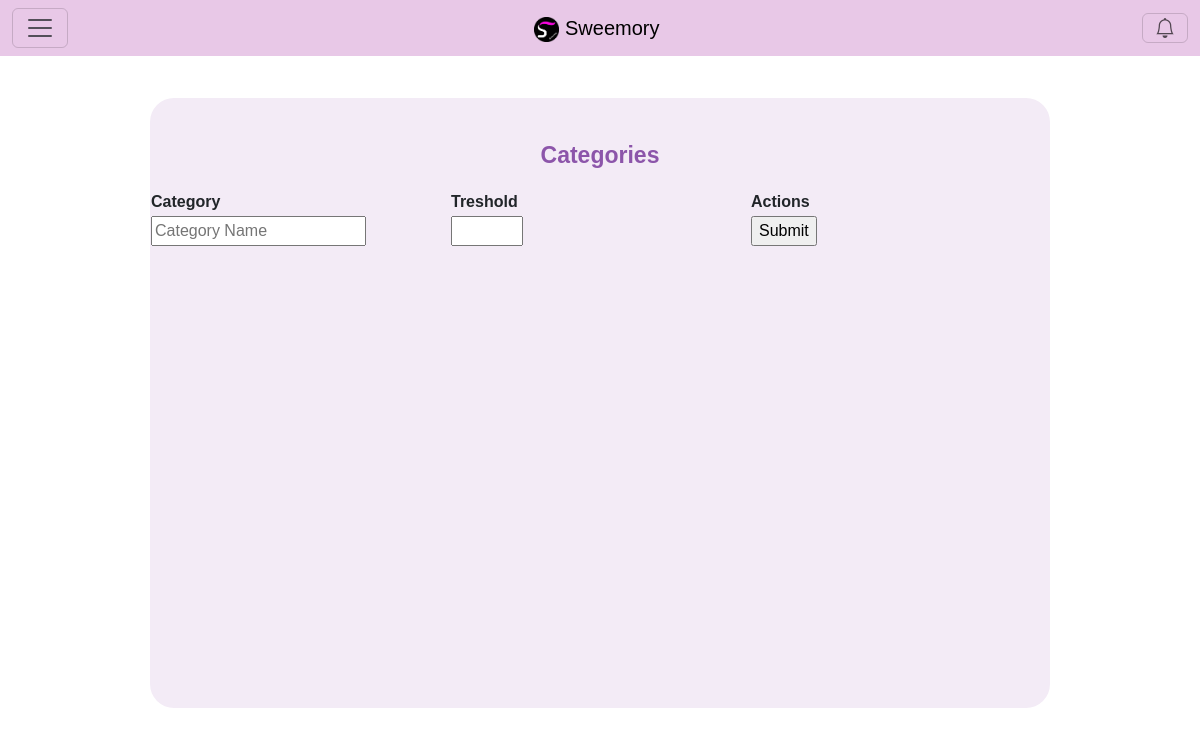
Before: /Treshold/index (signed in) with the older database file.
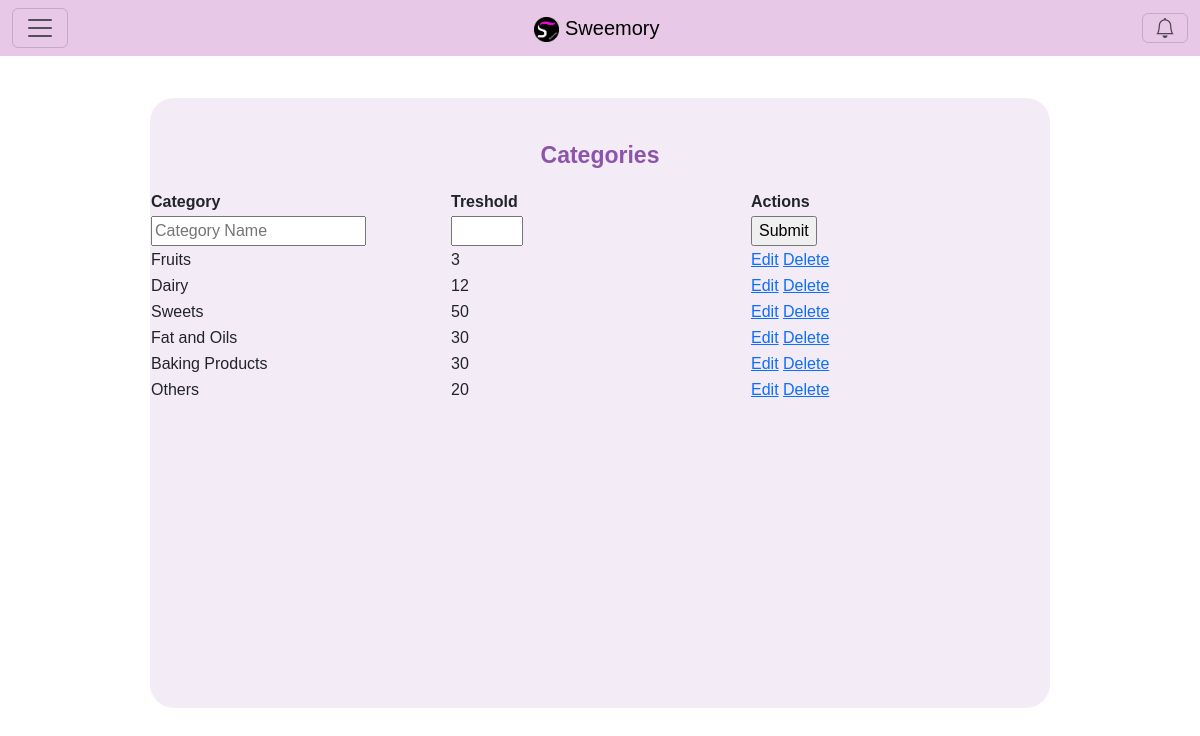
After: the same page with the newer database file.
### tables this page shows
CREATE TABLE `treshold` (
  `treshold_id` int(11) NOT NULL,
  `treshold_category` varchar(25) NOT NULL,
  `treshold_days` int(11) NOT NULL,
  `timestamp` timestamp NOT NULL DEFAULT current_timestamp()
);

### app/core/Controller.php (called while the page is built, shortened)
<?php
class Controller
{
    function view($name, $data = [])
    {
        include('app/views/' . $name . '.php');
    }
}

### app/core/App.php (called while the page is built, shortened)
<?php
class App
{
    public function __construct()
    {
        $request = $this->parseUrl($_GET['url'] ?? '');
        $method = 'index';
        if (file_exists('app/controllers/' . $request[0] . '.php'))
        {
            unset($request[0]);
        }
        $controller = new $controller;
        if (isset($request[1]) && method_exists($controller, $request[1]))
        {
            $method = $request[1];
            unset($request[1]);
        }
        $params = array_values($request);
        call_user_func_array([$controller, $method], $params);
    }
    function parseUrl($url)
    {
        return explode('/', trim($url, '/'));
    }
}

### index.php (called while the page is built, shortened)
<?php
new app\core\App;

### app/models/Treshold.php (called while the page is built, shortened)
<?php
class Treshold extends \app\core\Model{
	public function getTresholds(){
		$SQL = "SELECT `treshold`.`treshold_id`, `treshold`.`treshold_category`, `treshold`.`treshold_days` FROM `treshold` ORDER BY timestamp DESC;";
		$STH = self::$connection->prepare($SQL);
		$STH->execute();
		$STH->setFetchMode(\PDO::FETCH_CLASS, 'app\\models\\Treshold');
		return $STH->fetchAll();
	}
}

### app/core/autoload.php (called while the page is built, shortened)
<?php
spl_autoload_register(
    function($class_name)
    {
        $class_name = str_replace("\\", DIRECTORY_SEPARATOR, $class_name);
    }
);

### app/core/Model.php (called while the page is built, shortened)
<?php
class Model
{
	public static ?PDO $connection = null;
	public function __construct() {
		if(self::$connection == null) {
			$env = \Dotenv\Dotenv::createImmutable(getcwd());
			$host = $_ENV['db_host'];
			$dbname = $_ENV['db_name'];
			$user = $_ENV['db_user'];
			$pass = $_ENV['db_pass'];
			$charset = $_ENV['db_charset'];
			try {
				$options = [
					PDO::ATTR_ERRMODE => PDO::ERRMODE_EXCEPTION,
					PDO::ATTR_DEFAULT_FETCH_MODE =>PDO::FETCH_CLASS,
					PDO::ATTR_EMULATE_PREPARES => false
				];
				self::$connection = new PDO("mysql:host=$host;dbname=$dbname;charset=$charset", $user, $pass,$options);
				self::$connection->query("SET NAMES $charset");
			}
			catch(PDOException $e) {
			 	echo $e->getMessage();
			}
		}
	}
}

### app/views/Treshold/index.php (the view)
<?php $this->view('shared/header', _("View Categories")); ?>
<?php $this->view('shared/navigation/nav'); ?>
<div class="" align="center" style="background-color: #F3EBF6;
  width: 900px;
  height: 610px;
  margin: 3em auto;
  border-radius: 1.5em;
 /* box-shadow: 0px 11px 35px 2px rgba(0, 0, 0, 0.14);*/">
	<p class="sign" align="center"><?=_('Categories')?></p>
	<table>
		<tr><th>Category</th><th>Treshold</th><th>Actions</th></tr>
		<form action='' method='post' enctype="multipart/form-data">
			<tr>
				<td><input type="text" placeholder="<?= _('Category Name')?>" name="treshold_category"></td>
				<td><input type="number" min="0" max="100" name="treshold_days"></td>
				<td><input type="submit" name="create" placeholder="<?=_('Create')?>"></	td>
			</tr>
		</form>
	<?php
		foreach ($data as $category) { ?>
		<tr>
			<td><?= $category->treshold_category ?></td>
			<td><?= $category->treshold_days ?></td>
			<td><a href='/Treshold/edit/<?= $category->treshold_id ?>'>Edit</a>
				<a href='/Treshold/delete/<?= $category->treshold_id ?>'>Delete</a></td>
		</tr>
	<?php
	}
	?>
	</table>
</div>
<?php $this->view('shared/footer'); ?>

### app/controllers/Treshold.php (shortened to what this page needs)
<?php
class Treshold extends \app\core\Controller
{
   public function index()
   {
        if(isset($_POST['create'])){
            $category = new \app\models\Treshold();
            $category->treshold_category = $_POST['treshold_category'];
            $category->treshold_days = $_POST['treshold_days'];
            $category->insert();
            header('location:/Treshold/index');
        }else{
            $category = new \app\models\Treshold();
            $category = $category->getTresholds();
            $this->view('Treshold/index',$category);
        }
   }
}

### app/views/shared/header.php (shortened to what this page needs)
<!DOCTYPE html>
<html>
<head>
	<link href="https://cdn.jsdelivr.net/npm/bootstrap@5.3.0-alpha1/dist/css/bootstrap.min.css" rel="stylesheet">
	<link rel="stylesheet" href="https://cdn.jsdelivr.net/npm/bootstrap-icons@1.10.3/font/bootstrap-icons.css">
	<link rel="stylesheet" type="text/css" href="/css/main.css">
	<link rel="stylesheet" type="text/css" href="/css/login.css">
	<link rel="stylesheet" type="text/css" href="/css/IT.css">
	<link rel="stylesheet" type="text/css" href="/css/recipe.css">
	<link rel="stylesheet" type="text/css" href="/css/buttons.css">
</head>
<body>

### app/views/shared/navigation/nav.php (shortened to what this page needs)
<nav class="navbar fixed-top" style="background-color: #e8c8e7;">
  <div class="container-fluid">
    <?php $this->view('shared/navigation/sidebars/leftSidebar') ?>
    <a class="navbar-brand" href="/Main/index"><img src="/resources/logo.png" alt="Cliquebait Logo" class="d-inline-block align-text-top" style="width: 25px; height: 25px;"> Sweemory</a>
    <?php $this->view('shared/navigation/sidebars/rightSidebar') ?>
</nav>

### app/views/shared/navigation/sidebars/leftSidebar.php (shortened to what this page needs)
<button class="navbar-toggler" type="button" data-bs-toggle="offcanvas" data-bs-target="#offcanvasNavbar2" aria-controls="offcanvasNavbar2" >
  <span class="navbar-toggler-icon"></span>
</button>

### app/views/shared/navigation/sidebars/rightSidebar.php (shortened to what this page needs)
<button class="navbar-toggler" type="button" data-bs-toggle="offcanvas" data-bs-target="#offcanvasNavbar" aria-controls="offcanvasNavbar">
  <span class="bi bi-bell"></span>
</button>

### app/views/shared/footer.php (shortened to what this page needs)
</body>
</html>

### css/main.css (style rules this page uses)
body { background-color: #FFFFFF; font-family: 'Ubuntu', sans-serif; position: relative; top: 50px; }

### css/login.css (style rules this page uses)
.sign { padding-top: 40px; color: #8C55AA; font-family: 'Ubuntu', sans-serif; font-weight: bold; font-size: 23px; }

### css/IT.css (style rules this page uses)
table { table-layout: fixed; width: 100%; }
th,td { word-wrap: break-word; }

Changed rows visible on the page:
added treshold: treshold_category "Fruits", treshold_days "3"
added treshold: treshold_category "Dairy", treshold_days "12"
added treshold: treshold_category "Sweets", treshold_days "50"
added treshold: treshold_category "Fat and Oils", treshold_days "30"
added treshold: treshold_category "Baking Products", treshold_days "30"
added treshold: treshold_category "Others", treshold_days "20"
